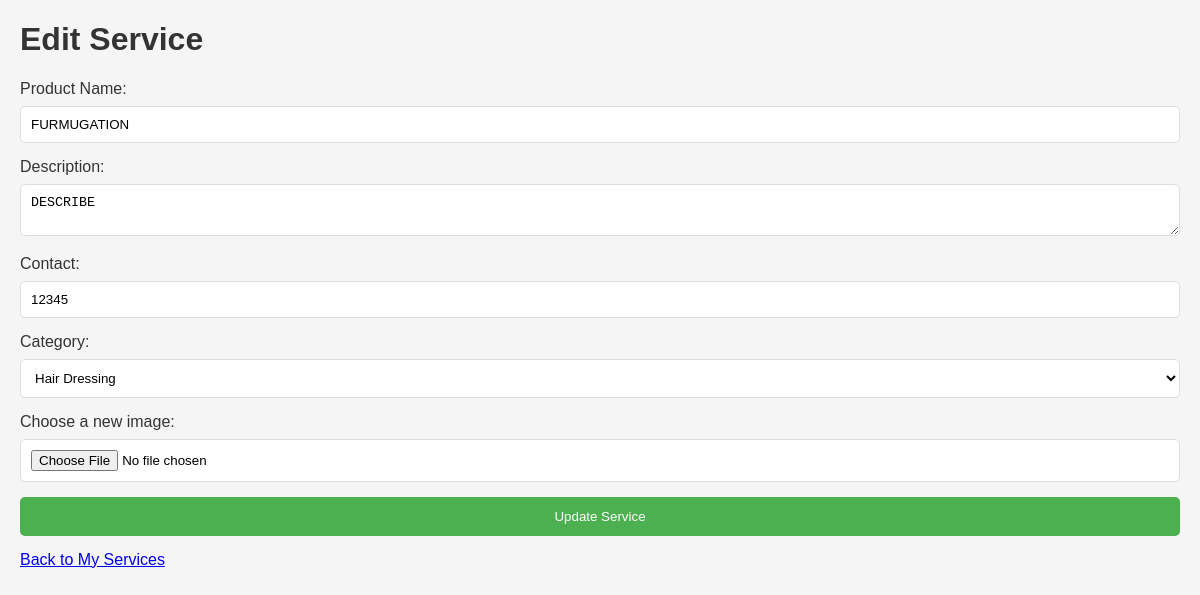
Page /edit/product/7 on the committed database.
### e_service/models/data.py (models this page shows, shortened)
class Product(db.Model):
    __tablename__ = 'product'
    pro_id = db.Column(db.Integer, primary_key=True)
    pro_name = db.Column(db.String(100), nullable=False)
    pro_dec = db.Column(db.String(300), nullable=False)
    pro_cont = db.Column(db.String(10), nullable=False)
    category_id = db.Column(db.Integer, db.ForeignKey('category.cat_id'), nullable=False)
    category = db.relationship('Category', backref=db.backref('product', lazy=True))
    filename = db.Column(db.String(255))

### e_service/views/registration.py (the view, shortened to what this page needs)
@app.route('/edit/product/<int:product_id>', methods=['GET', 'POST'])
def edit_product(product_id):
    product = Product.query.get_or_404(product_id)
    categories = Category.query.all()
    return render_template('edit_product.html', product=product, categories=categories)

### e_service/views/login.py (called while the page is built)
@app.before_request
def before_request():
    if current_user.is_authenticated:
        current_user.last_seen = datetime.utcnow()
        db.session.commit()

### e_service/templates/edit_product.html (shortened to what this page needs)
<!DOCTYPE html>
<html lang="en">
<head>
    <link rel="stylesheet" href="{{ url_for('static', filename='css/styles.css') }}">
</head>
<body>
    <h1>Edit Service</h1>
    <form method="post" action="{{ url_for('edit_product', product_id=product.pro_id) }}" enctype="multipart/form-data">
        <label for="pro_name">Product Name:</label>
        <input type="text" name="pro_name" value="{{ product.pro_name }}" required>
        <label for="pro_dec">Description:</label>
        <textarea name="pro_dec" required>{{ product.pro_dec }}</textarea>
        <label for="pro_cont">Contact:</label>
        <input type="text" name="pro_cont" value="{{ product.pro_cont }}" required>
        <label for="category">Category:</label>
        <select name="category" required>
            {% for category in categories %}
                <option value="{{ category.category_id }}" {% if category.category_id == product.category_id %}selected{% endif %}>
                    {{ category.category_name }}
                </option>
            {% endfor %}
        </select>
        <label for="file">Choose a new image:</label>
        <input type="file" name="file">
        <button type="submit">Update Service</button>
    </form>
   <a href="/fetch/products/{{trader_id}}">Back to My Services</a>
</body>
</html>

### e_service/static/css/styles.css (style rules this page uses)
body { font-family: 'Arial', sans-serif; margin: 20px; background-color: #f5f5f5; }
h1 { color: #333; }
form { margin-top: 20px; }
label { display: block; margin-bottom: 8px; color: #333; }
input, textarea, select, button { margin-bottom: 15px; width: 100%; padding: 10px; border: 1px solid #ddd; border-radius: 5px; box-sizing: border-box; background-color: #fff; transition: box-shadow 0.3s; }
button { background-color: #4CAF50; color: white; border: none; padding: 12px 20px; cursor: pointer; border-radius: 5px; transition: background-color 0.3s; }

### rows in the picture
Product: pro_name "FURMUGATION", pro_dec "DESCRIBE", pro_cont "12345"

### other values in the picture
form field category "Hair Dressing"
